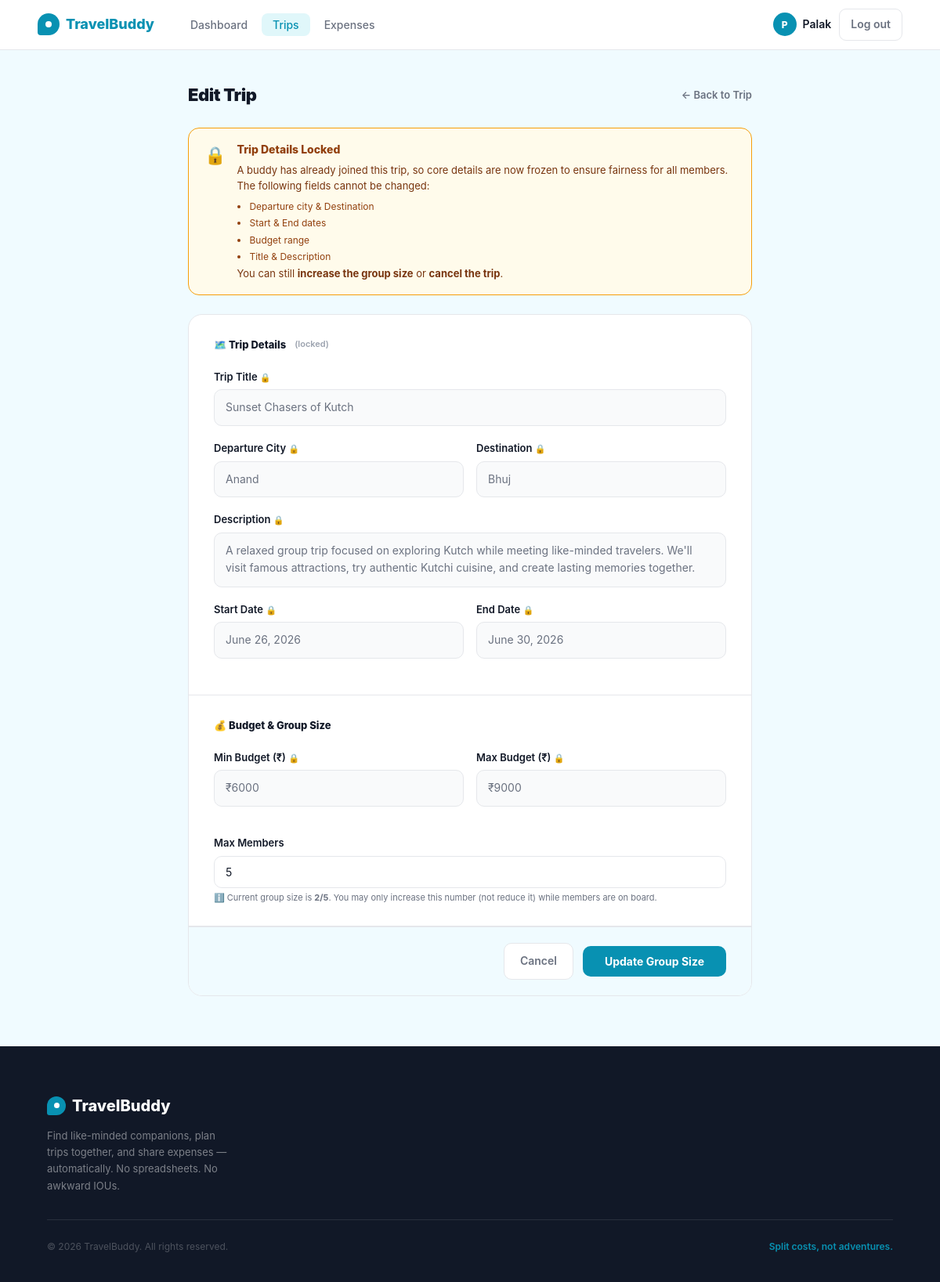
The page /trips/5/edit (signed in) on the database its author committed.
### app/models.py (models this page shows, shortened)
class User(db.Model, UserMixin):
    __tablename__ = 'users'
    id             = db.Column(db.Integer, primary_key=True)
    name           = db.Column(db.String(100), nullable=False)
    email          = db.Column(db.String(150), unique=True, nullable=False)
    password_hash  = db.Column(db.String(255), nullable=False)
    travel_style   = db.Column(db.String(50), default='flexible')
    bio            = db.Column(db.Text, default='')
    interests      = db.Column(db.String(255), default='')
    phone          = db.Column(db.String(20), default='')
    created_at     = db.Column(db.DateTime, default=lambda: datetime.now(timezone.utc))
    api_key        = db.Column(db.String(64), unique=True, nullable=True, index=True)
    owned_trips    = db.relationship('Trip', back_populates='owner', lazy='dynamic')
    memberships    = db.relationship('TripMember', back_populates='user', lazy='dynamic')
    expenses_paid  = db.relationship('Expense', back_populates='paid_by', lazy='dynamic')

class Trip(db.Model):
    __tablename__ = 'trips'
    __table_args__ = (
        db.Index('ix_trips_owner_status', 'owner_id', 'status'),
        db.Index('ix_trips_public_start', 'is_public', 'start_date'),
    )
    id          = db.Column(db.Integer, primary_key=True)
    owner_id    = db.Column(db.Integer, db.ForeignKey('users.id'), nullable=False)
    title       = db.Column(db.String(150), nullable=False)
    destination = db.Column(db.String(150), nullable=False)
    departure_city = db.Column(db.String(100), default='')
    start_date  = db.Column(db.Date, nullable=False)
    end_date    = db.Column(db.Date, nullable=False)
    description = db.Column(db.Text, default='')
    budget_min  = db.Column(db.Float, default=0)
    budget_max  = db.Column(db.Float, default=0)
    max_members = db.Column(db.Integer, default=4)
    status      = db.Column(db.String(20), default='OPEN')
    join_deadline           = db.Column(db.DateTime, nullable=True)
    open_roster             = db.Column(db.Boolean, default=False, nullable=False,
                                        server_default='0')
    confirmation_deadline   = db.Column(db.DateTime, nullable=True)
    confirmation_started_at = db.Column(db.DateTime, nullable=True)
    cancelled_at            = db.Column(db.DateTime, nullable=True)
    is_public   = db.Column(db.Boolean, default=True)
    created_at  = db.Column(db.DateTime, default=lambda: datetime.now(timezone.utc))
    owner    = db.relationship('User', back_populates='owned_trips')
    members  = db.relationship('TripMember', back_populates='trip', lazy='dynamic',
                               cascade='all, delete-orphan')
    expenses = db.relationship('Expense', back_populates='trip', lazy='dynamic',
                               cascade='all, delete-orphan')
    def member_count(self):
        return self.members.filter_by(status='accepted').count() + 1  # +1 for owner
    @property
    def has_accepted_members(self) -> bool:
        return self.members.filter_by(status='accepted').count() > 0

### app/trips/routes.py (the view, shortened to what this page needs)
@trips.route('/trips/<int:trip_id>/edit', methods=['GET', 'POST'])
@login_required
def edit(trip_id):
    trip = db.get_or_404(Trip, trip_id)
    if trip.owner_id != current_user.id:
        flash('Not authorised to edit this trip.', 'error')
        return redirect(url_for('trips.detail', trip_id=trip.id))
    locked = trip.has_accepted_members
    form = TripForm(obj=trip)
    if request.method == 'GET' and trip.join_deadline:
        form.join_deadline.data = trip.join_deadline.date()
    return render_template('trips/edit.html', form=form, trip=trip, locked=locked)

### app/models.py (called while the page is built)
@login_manager.user_loader
def load_user(user_id):
    return db.session.get(User, int(user_id))

### app/templates/trips/edit.html (shortened to what this page needs)
{% extends "base.html" %}
{% block content %}
<div class="profile-page">
  <div class="profile-inner">
    <div class="page-header">
      <h1 class="page-title">Edit Trip</h1>
      <a href="{{ url_for('trips.detail', trip_id=trip.id) }}" class="btn-back">← Back to Trip</a>
    </div>
    {% if locked %}
    <div class="member-lock-banner">
      <div class="lock-icon">🔒</div>
      <div>
        <div class="lock-title">Trip Details Locked</div>
        <div class="lock-body">
          A buddy has already joined this trip, so core details are now frozen
          to ensure fairness for all members. The following fields cannot be changed:
          <ul class="lock-list">
            <li>Departure city &amp; Destination</li>
            <li>Start &amp; End dates</li>
            <li>Budget range</li>
            <li>Title &amp; Description</li>
          </ul>
          You can still <strong>increase the group size</strong> or <strong>cancel the trip</strong>.
        </div>
      </div>
    </div>
    {% endif %}
    <form method="POST" action="{{ url_for('trips.edit', trip_id=trip.id) }}" novalidate>
      <div class="edit-card">
        {% if locked %}
        <div class="edit-section">
          <div class="edit-section-title">🗺️ Trip Details <span style="font-size:11px;font-weight:600;color:#9ca3af;margin-left:4px;">(locked)</span></div>
          <div class="form-group">
            <label class="locked-label">Trip Title <span class="lock-icon-sm">🔒</span></label>
            <span class="readonly-field">{{ trip.title }}</span>
          </div>
          <div class="form-row">
            <div class="form-group">
              <label class="locked-label">Departure City <span class="lock-icon-sm">🔒</span></label>
              <span class="readonly-field">{{ trip.departure_city or '—' }}</span>
            </div>
            <div class="form-group">
              <label class="locked-label">Destination <span class="lock-icon-sm">🔒</span></label>
              <span class="readonly-field">{{ trip.destination }}</span>
            </div>
          </div>
          <div class="form-group">
            <label class="locked-label">Description <span class="lock-icon-sm">🔒</span></label>
            <span class="readonly-field" style="min-height:70px;display:block;white-space:pre-wrap;">{{ trip.description or '—' }}</span>
          </div>
          <div class="form-row">
            <div class="form-group">
              <label class="locked-label">Start Date <span class="lock-icon-sm">🔒</span></label>
              <span class="readonly-field">{{ trip.start_date.strftime('%B %d, %Y') }}</span>
            </div>
            <div class="form-group">
              <label class="locked-label">End Date <span class="lock-icon-sm">🔒</span></label>
              <span class="readonly-field">{{ trip.end_date.strftime('%B %d, %Y') }}</span>
            </div>
          </div>
        </div>
        <div class="edit-section">
          <div class="edit-section-title">💰 Budget &amp; Group Size</div>
          <div class="form-row" style="margin-bottom:18px;">
            <div class="form-group">
              <label class="locked-label">Min Budget (₹) <span class="lock-icon-sm">🔒</span></label>
              <span class="readonly-field">₹{{ "%.0f"|format(trip.budget_min) }}</span>
            </div>
            <div class="form-group">
              <label class="locked-label">Max Budget (₹) <span class="lock-icon-sm">🔒</span></label>
              <span class="readonly-field">₹{{ "%.0f"|format(trip.budget_max) }}</span>
            </div>
          </div>
          <div class="form-group">
            <label for="max_members_locked">Max Members</label>
            <input type="number" id="max_members_locked" name="max_members"
                   value="{{ trip.max_members }}" min="{{ trip.max_members }}" max="50"
                   class="input-error" style="border-color:var(--border);">
            <div class="field-hint">
              ℹ️ Current group size is <strong>{{ trip.member_count() }}/{{ trip.max_members }}</strong>.
              You may only increase this number (not reduce it) while members are on board.
            </div>
          </div>
        </div>
        {% endif %}
        <div class="edit-actions">
          <a href="{{ url_for('trips.detail', trip_id=trip.id) }}" class="btn-cancel">Cancel</a>
          {% if locked %}
            <button type="submit" class="btn-save">Update Group Size</button>
          {% else %}
            {{ form.submit(class="btn-save") }}
          {% endif %}
        </div>
      </div>
    </form>
  </div>
</div>
{% endblock %}

### app/templates/base.html (shortened to what this page needs)
<!DOCTYPE html>
<html lang="en">
<head>
</head>
<body>
<nav>
  <a href="{{ url_for('main.home') }}" class="logo">
    <div class="logo-icon"></div>
    TravelBuddy
  </a>
  {% if current_user.is_authenticated %}
    <ul class="nav-links">
      <li><a href="{{ url_for('dashboard.index') }}" {% if request.endpoint == 'dashboard.index' %}class="active"{% endif %}>Dashboard</a></li>
      <li><a href="{{ url_for('trips.index') }}" {% if request.endpoint and request.endpoint.startswith('trips.') %}class="active"{% endif %}>Trips</a></li>
      <li><a href="{{ url_for('expenses.my_expenses') }}" {% if request.endpoint == 'expenses.my_expenses' %}class="active"{% endif %}>Expenses</a></li>
    </ul>
    <div class="nav-right">
      <div class="nav-user">
        <div class="nav-avatar">{{ current_user.name[0].upper() }}</div>
        <a href="{{ url_for('profile.view') }}" style="color:inherit;">{{ current_user.name.split()[0] }}</a>
      </div>
      <a href="{{ url_for('auth.logout') }}" class="btn-logout">Log out</a>
    </div>
  {% endif %}
</nav>
{% block content %}{% endblock %}
<footer>
  <div class="footer-inner">
    <div class="footer-top">
      <div class="footer-brand">
        <div class="footer-logo">
          <div class="footer-logo-icon"></div>
          TravelBuddy
        </div>
        <p>Find like-minded companions, plan trips together, and share expenses — automatically. No spreadsheets. No awkward IOUs.</p>
      </div>
    </div>
    <div class="footer-bottom">
      <p class="footer-copy">© 2026 TravelBuddy. All rights reserved.</p>
      <p class="footer-tagline-bottom">Split costs, not adventures.</p>
    </div>
  </div>
</footer>
</body>
</html>

### rows shown on the page
User: name "P", name "Palak"
Trip: title "Sunset Chasers of Kutch", departure_city "Anand", destination "Bhuj", description "A relaxed group trip focused on exploring Kutch while meeting like-minded travelers. We'll visit famous attractions, try authentic Kutchi cuisine, and create lasting memories together.", start_date "June 26, 2026", end_date "June 30, 2026", budget_min "6000", budget_max "9000", max_members "5"

### other values the page prints
{{ trip.member_count() }} "2"
